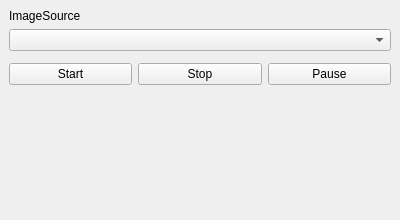
<?xml version="1.0" encoding="UTF-8"?>
<ui version="4.0">
 <class>DockImageSource</class>
 <widget class="QDockWidget" name="DockImageSource">
  <property name="geometry">
   <rect>
    <x>0</x>
    <y>0</y>
    <width>400</width>
    <height>220</height>
   </rect>
  </property>
  <property name="features">
   <set>QDockWidget::DockWidgetFloatable|QDockWidget::DockWidgetMovable</set>
  </property>
  <property name="allowedAreas">
   <set>Qt::LeftDockWidgetArea|Qt::RightDockWidgetArea</set>
  </property>
  <property name="windowTitle">
   <string>Image source</string>
  </property>
  <widget class="QWidget" name="dockWidgetContents">
   <layout class="QVBoxLayout" name="verticalLayout">
    <item>
     <widget class="QLabel" name="label">
      <property name="text">
       <string>ImageSource</string>
      </property>
     </widget>
    </item>
    <item>
     <widget class="QComboBox" name="imageSourceCB"/>
    </item>
    <item>
     <widget class="QFrame" name="sourceControlsW">
      <property name="frameShape">
       <enum>QFrame::StyledPanel</enum>
      </property>
      <property name="frameShadow">
       <enum>QFrame::Raised</enum>
      </property>
     </widget>
    </item>
    <item>
     <layout class="QHBoxLayout" name="horizontalLayout">
      <item>
       <widget class="QPushButton" name="startPB">
        <property name="text">
         <string>Start</string>
        </property>
       </widget>
      </item>
      <item>
       <widget class="QPushButton" name="stopPB">
        <property name="text">
         <string>Stop</string>
        </property>
       </widget>
      </item>
      <item>
       <widget class="QPushButton" name="pausePB">
        <property name="text">
         <string>Pause</string>
        </property>
       </widget>
      </item>
     </layout>
    </item>
    <item>
     <spacer name="verticalSpacer">
      <property name="orientation">
       <enum>Qt::Vertical</enum>
      </property>
      <property name="sizeHint" stdset="0">
       <size>
        <width>20</width>
        <height>40</height>
       </size>
      </property>
     </spacer>
    </item>
   </layout>
  </widget>
 </widget>
 <resources/>
 <connections/>
</ui>
